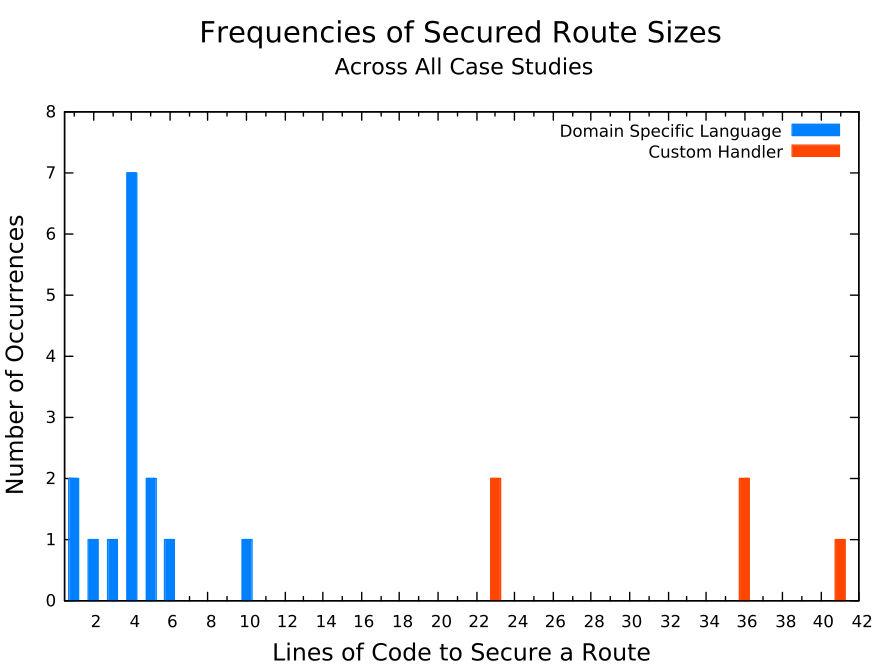

gnuplot code for this plot:
set xrange [:42]
set yrange [:8]

set xtics 0,2,42
set mxtics 2
#set xtic rotate by -45 scale 0

set boxwidth 0.5
set style fill solid

set xlabel "Lines of Code to Secure a Route  "
set xlabel font ",13"

set ylabel 'Number of Occurrences'
set ylabel font ",13"

set title "Frequencies of Secured Route Sizes\n{/*0.8 Across All Case Studies}"
set title font ",16"

plot "linesofcode.dat" using 1:2 every ::0::20 title "Domain Specific Language" linecolor "web-blue" with boxes, \
     "linesofcode.dat" using 1:2 every ::21::42 title "Custom Handler" linecolor "orange-red" with boxes
